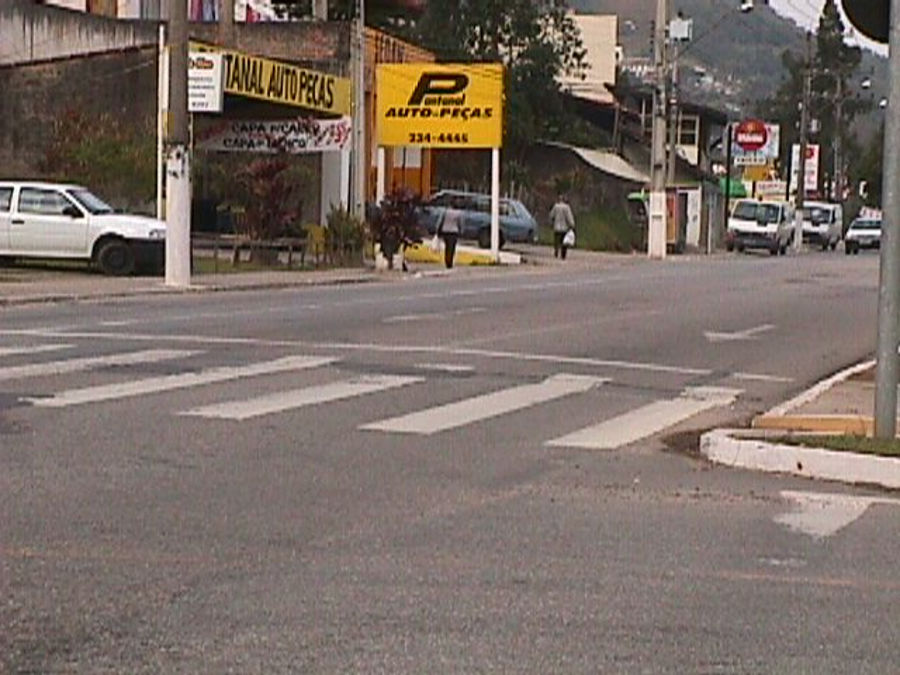
#> input picture Missão 2/Atividade 2/Imagens - Atividade 02/Tarefa-01/street-00.jpg, 900 x 675 px
$ python CarDetection.py
#> lines starting #> are read from the running program, lines starting #| are printed output that depends on the picture
import cv2
import os
import numpy as np

# Função para detectar carros
def detectar_carros(imagem):
    img = np.array(imagem)

    gray = cv2.cvtColor(img, cv2.COLOR_BGR2GRAY)

    sobel = cv2.Sobel(gray, -1, 1, 1)
    cv2.imshow("imagem", sobel)
    cv2.waitKey(0)

  #  thresh = cv2.adaptiveThreshold(blur, 255, cv2.ADAPTIVE_THRESH_MEAN_C, cv2.THRESH_BINARY, 5, 1)
    _, thresh = cv2.threshold(blur, 150, 255, cv2.THRESH_BINARY)
    cv2.imshow("imagem", thresh)
    cv2.waitKey(0)

    contornos, _ = cv2.findContours(thresh, cv2.RETR_EXTERNAL, cv2.CHAIN_APPROX_NONE)

    for contorno in contornos:
        # Filtrar pequenos objetos (ruído)
        if cv2.contourArea(contorno) > 500:
            # Desenhar caixa delimitadora ao redor do carro
            x, y, w, h = cv2.boundingRect(contorno)
            cv2.rectangle(img, (x, y), (x + w, y + h), (0, 255, 0), 2)

    cv2.imshow("imagem", img)
    cv2.waitKey(0)
   # for (x,y,w,h) in thresh:
    #    cv2.rectangle(img, (x,y), (x+w, y+h), (255,0,0), 2)


def main():

    os.chdir(r"D:\download v2\ras capacitação\Capacitacao\Missão 2\Atividade 2\\Imagens - Atividade 02\Tarefa-01")
    estradaVazia = cv2.imread("street-00.jpg")
#> estradaVazia is the input picture: shape (675, 900, 3); mean B, G, R 101.4, 109, 122.3
    estradaComCarro = cv2.imread("street-01.jpg")
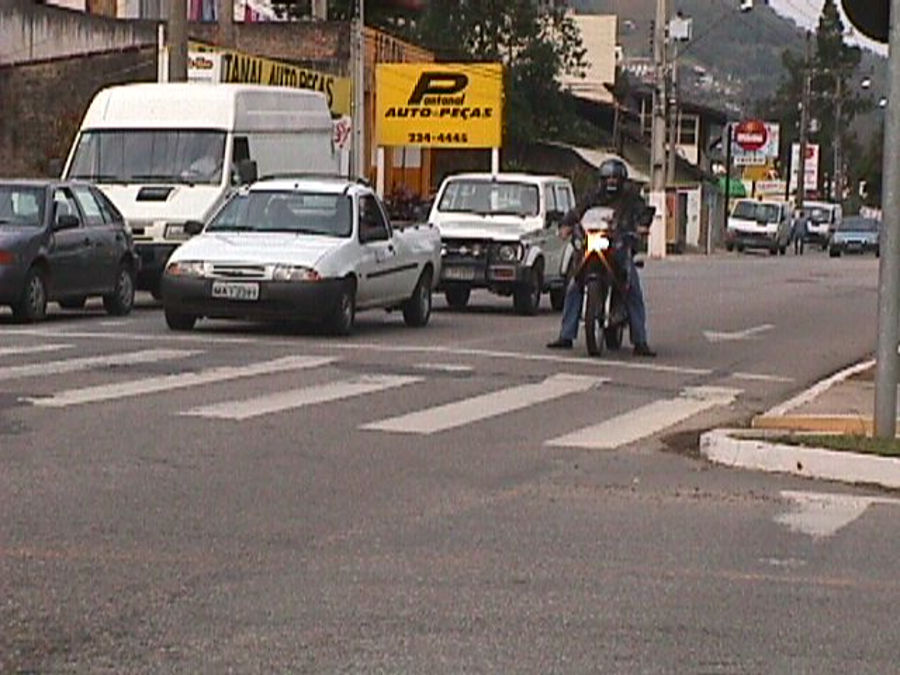
#> input picture Missão 2/Atividade 2/Imagens - Atividade 02/Tarefa-01/street-01.jpg, 900 x 675 px
#> estradaComCarro is the input picture: shape (675, 900, 3); mean B, G, R 102.3, 108.4, 119.5

    deteccao = detectar_carros(estradaComCarro)
#> in detectar_carros, `gray = cv2.cvtColor(img, cv2.COLOR_BGR2GRAY)`:
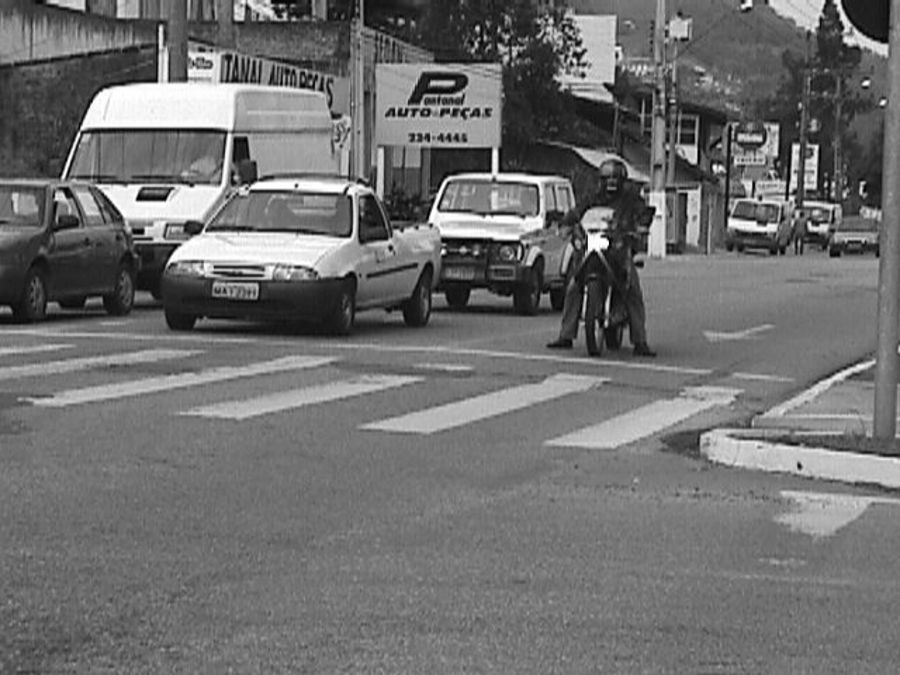
#> gray: shape (675, 900); min 0, max 255, mean 111
#> in detectar_carros, `sobel = cv2.Sobel(gray, -1, 1, 1)`:
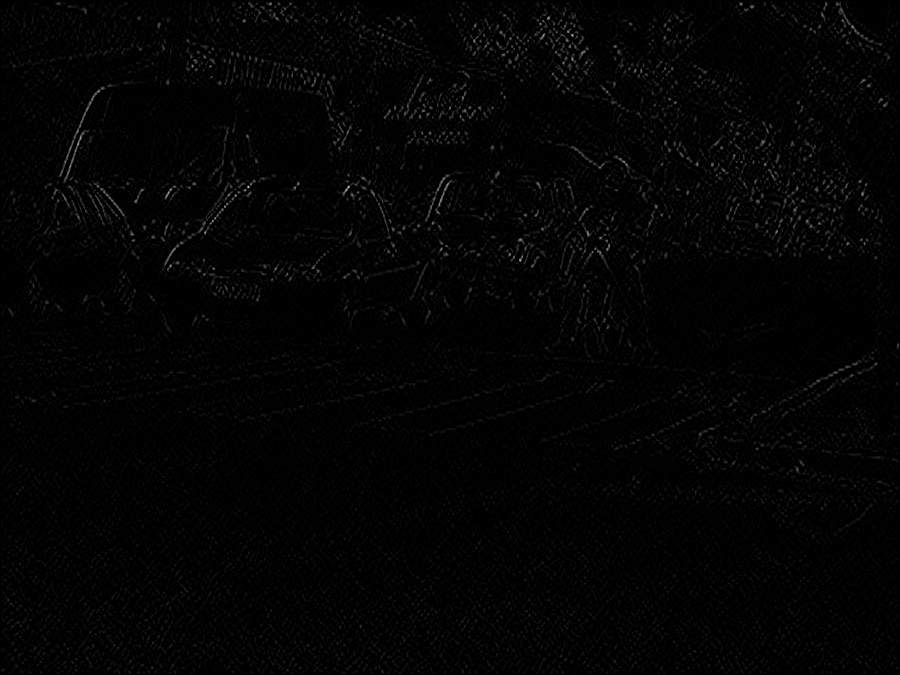
#> sobel: shape (675, 900); min 0, max 204, mean 3.6

    # Mostrar a imagem com os carros detectados
    cv2.imshow('Detecção de Carros', deteccao)
    cv2.waitKey(0)
    cv2.destroyAllWindows()

#> (the run stopped early here; a loop or call above may not have finished)
